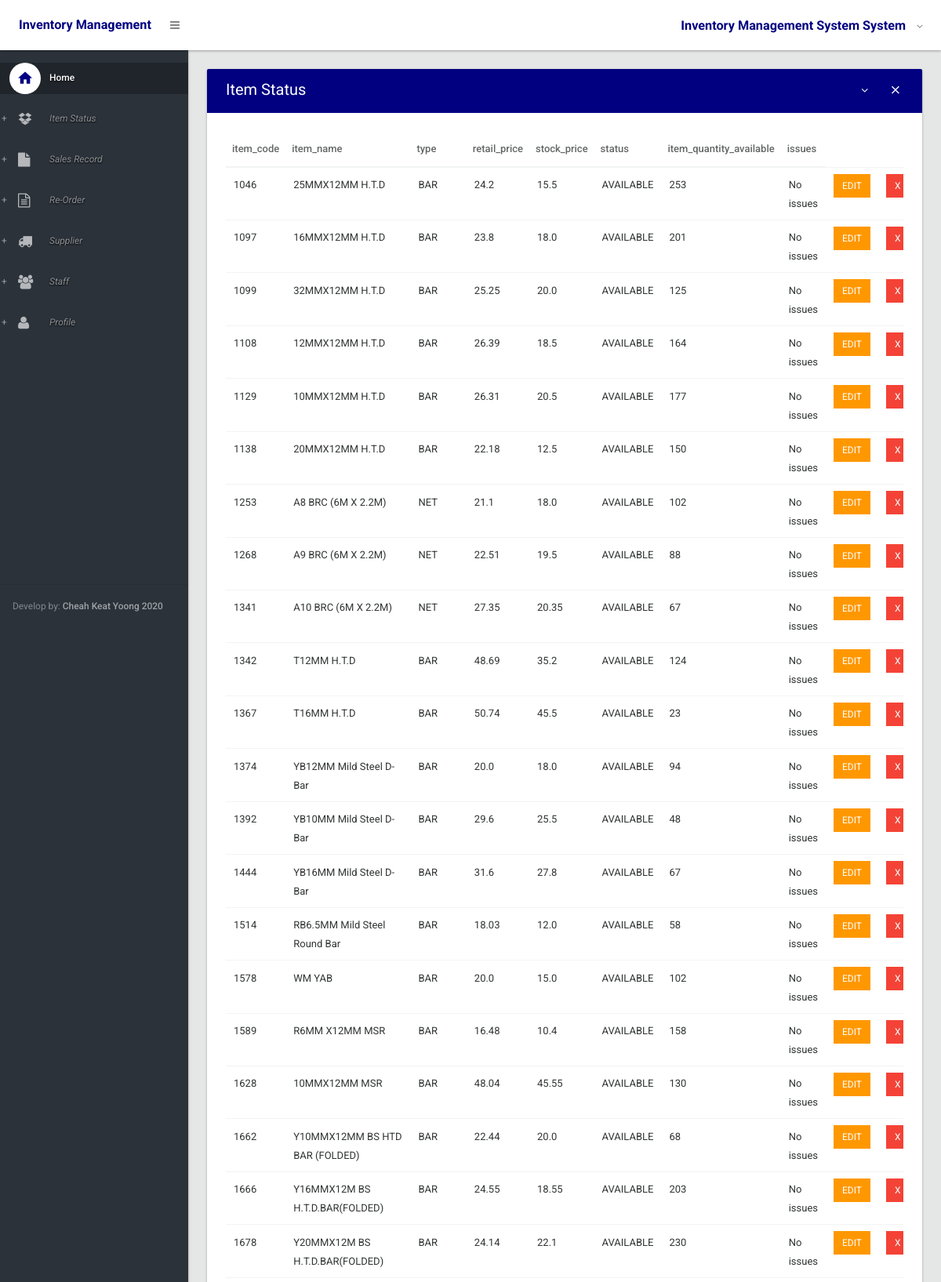
The app's page /item (signed in, upper part) with its own data.
### inventory/models.py (models this page shows, shortened)
class item_status(models.Model):
    item_code=models.AutoField(primary_key=True,unique=True)
    item_name=models.CharField(max_length=50,blank=True)
    type= models.CharField(max_length=100,blank=True)
    retail_price=models.FloatField()
    stock_price=models.FloatField(null=True)
    choices =({'AVAILABLE','Item ready to be purchased'},{'SOLD','Item Sold'},{'RESTOCKING','Item restocking in few days'})
    status=models.CharField(max_length=50,choices=choices,default="AVAILABLE") #Available,Sold, Restocking
    item_quantity_available=models.IntegerField()
    issues=models.CharField(max_length=100,default="No issues")

### inventory/views/alpha.py (the view)
# urls.py: url(r'^item$', display_item_status, name="display_item_status"),
@login_required
def display_item_status(request):
    items = item_status.objects.all()
    itemlist=['item_code','item_name','type','retail_price','stock_price','status','item_quantity_available','issues']
    context={
        'list' : itemlist,
        'header': 'Item Status',
        'items1' :items,
    }
    return render(request,'inv/index.html',context)

### inventory/templates/inv/index.html (shortened to what this page needs)
{% extends 'inv/base.html' %}
{% block body %}
<section>
 <div class="section-body">
  <div class="row">
    <div class="col-lg-12">
      <div class="card">
      <div class="card-head style-primary">
      {% if header == None %}
      <header>Table</header>
      {% else%}
<header>{{ header }}</header>
{% endif %}
<div class="tools">
    <a class="btn btn-icon-toggle btn-collapse"><i class="fa fa-angle-down"></i></a>
    <a class="btn btn-icon-toggle btn-close"><i class="md md-close"></i></a>
</div>
        </div>
        <div class="card-body">
        <div class="table-responsive">
<table id="datatable2" class="table order-column hover">
<thead>
<tr>
{% for item in list%}
<th>{{ item }}</th>
{% endfor %}
</tr>
</thead>
<tbody>
{% for item in items1%}
<tr class="gradeX">
<td>{{ item.item_code }}</td>
<td>{{ item.item_name }}</td>
<td>{{ item.type }}</td>
<td>{{ item.retail_price}}</td>
<td>{{ item.stock_price}}</td>
<td>{{ item.status}}</td>
<td>{{ item.item_quantity_available}}</td>
<td>{{ item.issues}}</td>
   <td>
            <a href="{% url 'edit_item_status' item.item_code %}" class="btn btn-warning btn-sm" role="button" aria-pressed="true" > Edit</a>
            </td>
            <td>
            <a href="{% url 'delete_item_status' item.item_code %}" class="btn btn-danger btn-sm" role="button" aria-pressed="true" > x</a>
        </td>
</tr>
{% endfor %}
    </tbody>
  </table>
  </div>
  </div>
  </div>
  </div>
  </div>
  </div>
</section>
{% endblock %}

### inventory/templates/inv/base.html (shortened to what this page needs)
{% load static %}
<!DOCTYPE html>
<html lang="en">
	<head>
		<link type="text/css" rel="stylesheet" href="{% static 'css/bootstrap.css' %}" />
		<link type="text/css" rel="stylesheet" href="{% static 'css/materialadmin.css' %}" />
		<link type="text/css" rel="stylesheet" href="{% static 'css/font-awesome.min.css' %}" />
		<link type="text/css" rel="stylesheet" href="{% static 'css/material-design-iconic-font.min.css' %}" />
    	<link type="text/css" rel="stylesheet" href="{% static 'css/libs/DataTables/jquery.dataTables.css' %}" />
		<link type="text/css" rel="stylesheet" href="{% static 'css/libs/DataTables/extensions/dataTables.colVis.css' %}" />
		<link type="text/css" rel="stylesheet" href="{% static 'css/libs/DataTables/extensions/dataTables.tableTools.css' %}" />
    	<link type="text/css" rel="stylesheet" href="{% static 'css/print.css' %}" />
	</head>
	<body class="menubar-pin menubar-hoverable header-fixed ">
		<header id="header" >
			<div class="headerbar">
				<div class="headerbar-left">
					<ul class="header-nav header-nav-options">
						<li class="header-nav-brand" >
							<div class="brand-holder">
								<a href="{% url 'index' %}">
								<span class="text-lg text-bold text-primary"> Inventory Management</span>
								</a>
							</div>
						</li>
						<li>
							<a class="btn btn-icon-toggle menubar-toggle" data-toggle="menubar" href="javascript:void(0);">
								<i class="fa fa-bars"></i>
							</a>
						</li>
					</ul>
				</div>
				<div class="headerbar-right">
					<ul class="header-nav header-nav-profile">
						<li class="dropdown">
							<a href="javascript:void(0);" class="dropdown-toggle ink-reaction" data-toggle="dropdown">
								<span class="profile-info">
									<h4 class="text-lg text-bold text-primary">Inventory Management System System</h4>
								</span>
							</a>
						</li>
					</ul>
				</div>
			</div>
		</header>
		<div id="base">
			<div id="content">
                {% block body %}
                {% endblock %}
			</div>
			<div id="menubar" class="menubar-inverse ">
				<div class="menubar-scroll-panel">
					<ul id="main-menu" class="gui-controls">
						<li>
							<a href="{% url 'index' %}" class="active">
								<div class="gui-icon"><i class="md md-home"></i></div>
								<span class="title">Home</span>
							</a>
						</li>
						<li class="gui-folder">
							<a>
								<div class="gui-icon"><i class="fa fa-dropbox"></i></div>
								<span class="title">Item Status</span>
							</a>
						</li>
						<li class="gui-folder">
							<a>
								<div class="gui-icon"><i class="fa fa-file"></i></div>
								<span class="title">Sales Record</span>
							</a>
						</li>
						<li class="gui-folder">
							<a>
								<div class="gui-icon"><i class="fa fa-file-text-o"></i></div>
								<span class="title">Re-Order</span>
							</a>
						</li>
						<li class="gui-folder">
							<a>
								<div class="gui-icon"><i class="fa fa-truck"></i></div>
								<span class="title">Supplier</span>
							</a>
						</li>
						<li class="gui-folder">
							<a>
								<div class="gui-icon"><i class="fa fa-users"></i></div>
								<span class="title">Staff</span>
							</a>
						</li>
						<li class="gui-folder">
							<a>
								<div class="gui-icon"><i class="fa fa-user"></i></div>
								<span class="title">Profile</span>
							</a>
						</li>
					</ul>
					<div class="menubar-foot-panel">
						<small class="no-linebreak hidden-folded">
							<span class="opacity-75">Develop by: </span> <strong>Cheah Keat Yoong {% now "Y" %}</strong>
						</small>
					</div>
				</div>
			</div>
		</div>
	</body>
</html>

### records on screen
item_status: item_code "1046", item_name "25MMX12MM H.T.D", type "BAR", retail_price "24.2", stock_price "15.5", status "AVAILABLE", item_quantity_available "253", issues "No issues"
item_status: item_code "1097", item_name "16MMX12MM H.T.D", type "BAR", retail_price "23.8", stock_price "18.0", status "AVAILABLE", item_quantity_available "201", issues "No issues"
item_status: item_code "1099", item_name "32MMX12MM H.T.D", type "BAR", retail_price "25.25", stock_price "20.0", status "AVAILABLE", item_quantity_available "125", issues "No issues"
item_status: item_code "1108", item_name "12MMX12MM H.T.D", type "BAR", retail_price "26.39", stock_price "18.5", status "AVAILABLE", item_quantity_available "164", issues "No issues"
item_status: item_code "1129", item_name "10MMX12MM H.T.D", type "BAR", retail_price "26.31", stock_price "20.5", status "AVAILABLE", item_quantity_available "177", issues "No issues"
item_status: item_code "1138", item_name "20MMX12MM H.T.D", type "BAR", retail_price "22.18", stock_price "12.5", status "AVAILABLE", item_quantity_available "150", issues "No issues"
item_status: item_code "1253", item_name "A8 BRC (6M X 2.2M)", type "NET", retail_price "21.1", stock_price "18.0", status "AVAILABLE", item_quantity_available "102", issues "No issues"
item_status: item_code "1268", item_name "A9 BRC (6M X 2.2M)", type "NET", retail_price "22.51", stock_price "19.5", status "AVAILABLE", item_quantity_available "88", issues "No issues"
item_status: item_code "1341", item_name "A10 BRC (6M X 2.2M)", type "NET", retail_price "27.35", stock_price "20.35", status "AVAILABLE", item_quantity_available "67", issues "No issues"
item_status: item_code "1342", item_name "T12MM H.T.D", type "BAR", retail_price "48.69", stock_price "35.2", status "AVAILABLE", item_quantity_available "124", issues "No issues"
item_status: item_code "1367", item_name "T16MM H.T.D", type "BAR", retail_price "50.74", stock_price "45.5", status "AVAILABLE", item_quantity_available "23", issues "No issues"
item_status: item_code "1374", item_name "YB12MM Mild Steel D-Bar", type "BAR", retail_price "20.0", stock_price "18.0", status "AVAILABLE", item_quantity_available "94", issues "No issues"
item_status: item_code "1392", item_name "YB10MM Mild Steel D-Bar", type "BAR", retail_price "29.6", stock_price "25.5", status "AVAILABLE", item_quantity_available "48", issues "No issues"
item_status: item_code "1444", item_name "YB16MM Mild Steel D-Bar", type "BAR", retail_price "31.6", stock_price "27.8", status "AVAILABLE", item_quantity_available "67", issues "No issues"
item_status: item_code "1514", item_name "RB6.5MM Mild Steel Round Bar", type "BAR", retail_price "18.03", stock_price "12.0", status "AVAILABLE", item_quantity_available "58", issues "No issues"
item_status: item_code "1578", item_name "WM YAB", type "BAR", retail_price "20.0", stock_price "15.0", status "AVAILABLE", item_quantity_available "102", issues "No issues"
item_status: item_code "1589", item_name "R6MM X12MM MSR", type "BAR", retail_price "16.48", stock_price "10.4", status "AVAILABLE", item_quantity_available "158", issues "No issues"
item_status: item_code "1628", item_name "10MMX12MM MSR", type "BAR", retail_price "48.04", stock_price "45.55", status "AVAILABLE", item_quantity_available "130", issues "No issues"
item_status: item_code "1662", item_name "Y10MMX12MM BS HTD BAR (FOLDED)", type "BAR", retail_price "22.44", stock_price "20.0", status "AVAILABLE", item_quantity_available "68", issues "No issues"
item_status: item_code "1666", item_name "Y16MMX12M BS H.T.D.BAR(FOLDED)", type "BAR", retail_price "24.55", stock_price "18.55", status "AVAILABLE", item_quantity_available "203", issues "No issues"
item_status: item_code "1678", item_name "Y20MMX12M BS H.T.D.BAR(FOLDED)", type "BAR", retail_price "24.14", stock_price "22.1", status "AVAILABLE", item_quantity_available "230", issues "No issues"

### other values on screen
{{ header }} "Item Status"
{{ item }} "item_code" "item_name" "type" "retail_price" "stock_price" "status" "item_quantity_available" "issues"
